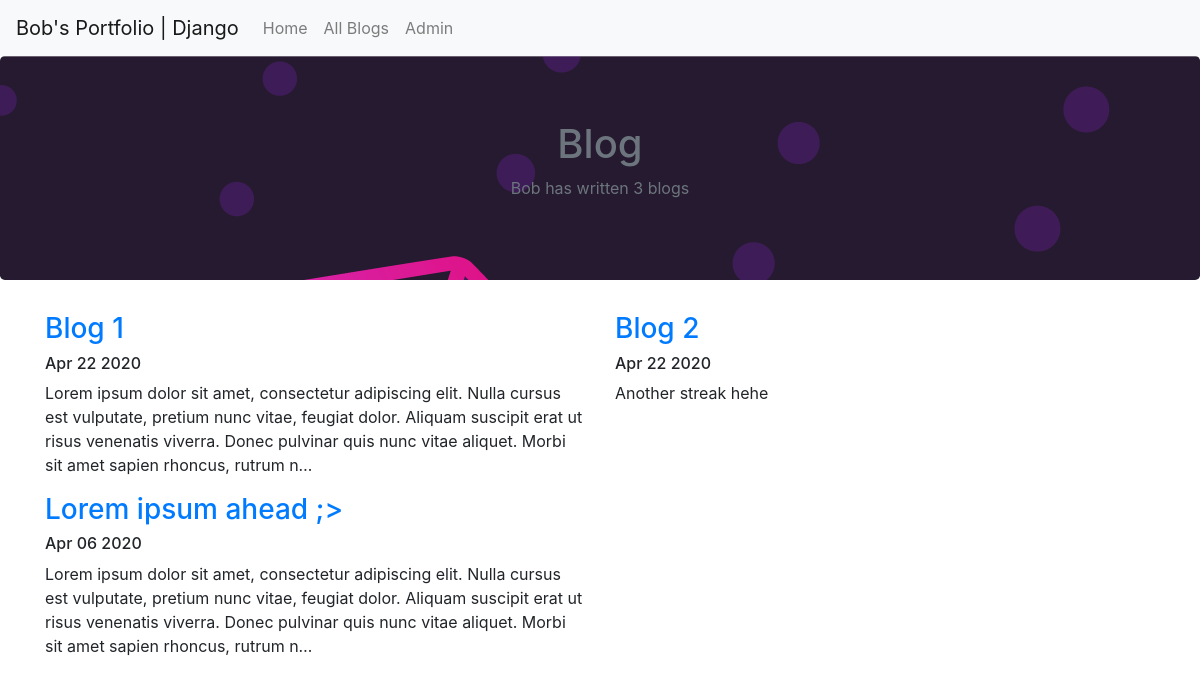
Screenshot of /blog/ with the database file from the repository.
### blog/models.py (models this page shows, shortened)
class BlogPost(models.Model):
	title = models.CharField(max_length=200)
	post = models.TextField()
	date = models.DateField()

### blog/views.py (the view)
# urls.py: path('', views.all_blogs, name='all_blogs'),
def all_blogs(request):
	blogposts = BlogPost.objects.order_by('-date')
	return render(request, 'blog/all_blogs.html', {'blogs': blogposts,
		'latestid': len(blogposts)})

### blog/templates/blog/all_blogs.html
{% extends 'project/base.html' %}
{% load static %}
{% block content %}
<div class="jumbotron text-center" style="background: url({% static 'project/a.png' %})">
  <h1 class="text-secondary">Blog</h1>
  <p class="text-secondary">Bob has written {{ latestid }} blog{{ latestid|pluralize }}</p>
</div>
<div class="container">
  <div class="row">
    {% for blog in blogs %}
    <div class="col-sm-6">
      <a href="{% url 'blog:detail' blog.id %}"><h3>{{blog.title}}</h3></a>
      <h6>{{ blog.date|date:'M d Y' }}</h6>
      <p>{{ blog.post|striptags|truncatechars:250 }}</p>
    </div>
    {% endfor %}
  </div>
  <br>
</div>
{% endblock %}

### rows the page displays
BlogPost: title "Blog 1", date "Apr 22 2020", post "Lorem ipsum dolor sit amet, consectetur adipiscing elit. Nulla cursus est vulputate, pretium nunc vitae, feugiat dolor. Aliquam suscipit erat ut risus venenatis viverra. Donec pulvinar quis nunc vitae aliquet. Morbi sit amet sapien rhoncus, rutrum n…"
BlogPost: title "Blog 2", date "Apr 22 2020", post "Another streak hehe"
BlogPost: title "Lorem ipsum ahead ;>", date "Apr 06 2020", post "Lorem ipsum dolor sit amet, consectetur adipiscing elit. Nulla cursus est vulputate, pretium nunc vitae, feugiat dolor. Aliquam suscipit erat ut risus venenatis viverra. Donec pulvinar quis nunc vitae aliquet. Morbi sit amet sapien rhoncus, rutrum n…"

### other values shown
{{ latestid }} "3"
